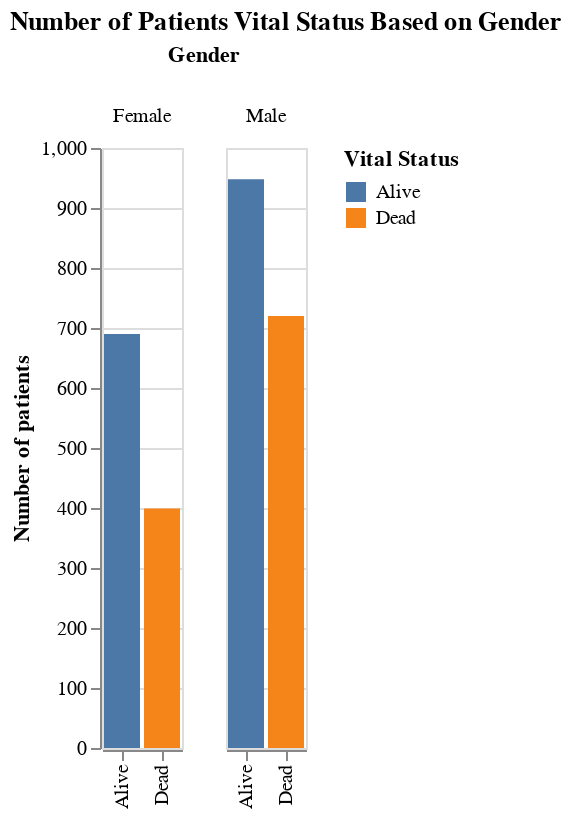

The cell this chart's notebook holds for it:
### Code cell
#Patients by gender based on vitality
lung_cancer_patients_vitality_by_gender = lung_cancer_patients.groupby(['Gender'])
lung_cancer_patients_vitality_by_gender = pd.DataFrame(lung_cancer_patients_vitality_by_gender['Vital Status'].value_counts().reset_index(name = "Count"))

alt.Chart(lung_cancer_patients_vitality_by_gender).mark_bar().encode(
    x=alt.X('Vital Status:O',axis=alt.Axis(title='')),
    y=alt.Y('Count:Q',axis=alt.Axis(title='Number of patients')),
    color='Vital Status:N',
    column=alt.Column('Gender:N')
).properties(
    title='Number of Patients Vital Status Based on Gender')

### Figure 1 — Vega-Lite specification as saved in the notebook (floating-point values rounded to 4 significant figures)
{"config": {"view": {"continuousWidth": 400, "continuousHeight": 300}}, "data": {"name": "data-df3d77fa34d1baa278cfcc60751d4a44"}, "mark": "bar", "encoding": {"color": {"type": "nominal", "field": "Vital Status"}, "column": {"type": "nominal", "field": "Gender"}, "x": {"type": "ordinal", "axis": {"title": ""}, "field": "Vital Status"}, "y": {"type": "quantitative", "axis": {"title": "Number of patients"}, "field": "Count"}}, "title": "Number of Patients Vital Status Based on Gender", "$schema": "https://vega.github.io/schema/vega-lite/v4.0.2.json", "datasets": {"data-df3d77fa34d1baa278cfcc60751d4a44": [{"Gender": "Female", "Vital Status": "Alive", "Count": 690}, {"Gender": "Female", "Vital Status": "Dead", "Count": 399}, {"Gender": "Male", "Vital Status": "Alive", "Count": 948}, {"Gender": "Male", "Vital Status": "Dead", "Count": 720}]}}
